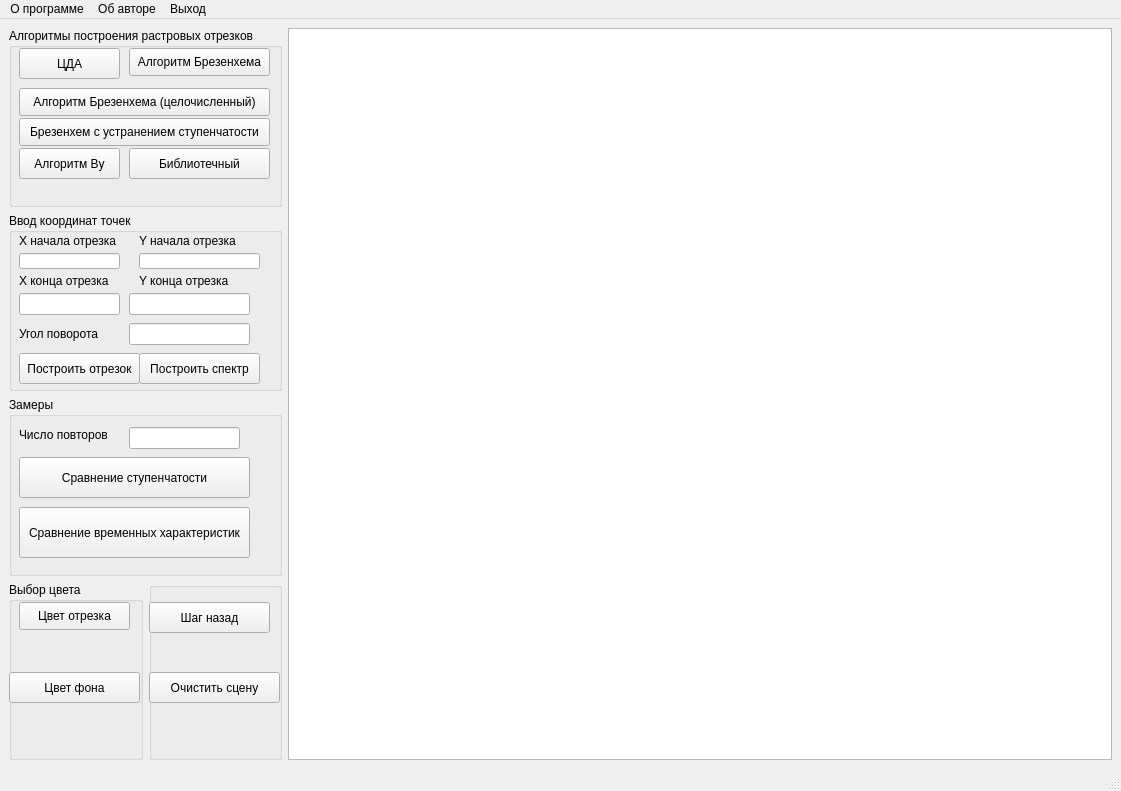
<?xml version="1.0" encoding="UTF-8"?>
<ui version="4.0">
 <class>MainWindow</class>
 <widget class="QMainWindow" name="MainWindow">
  <property name="geometry">
   <rect>
    <x>0</x>
    <y>0</y>
    <width>1121</width>
    <height>791</height>
   </rect>
  </property>
  <property name="windowTitle">
   <string>MainWindow</string>
  </property>
  <widget class="QWidget" name="centralwidget">
   <layout class="QGridLayout" name="gridLayout">
    <item row="0" column="2" rowspan="4">
     <widget class="QGraphicsView" name="scene_graphicsView"/>
    </item>
    <item row="0" column="0" colspan="2">
     <widget class="QGroupBox" name="groupBox">
      <property name="title">
       <string>Алгоритмы построения растровых отрезков</string>
      </property>
      <widget class="QPushButton" name="dda_pushButton">
       <property name="geometry">
        <rect>
         <x>10</x>
         <y>20</y>
         <width>101</width>
         <height>31</height>
        </rect>
       </property>
       <property name="text">
        <string>ЦДА</string>
       </property>
      </widget>
      <widget class="QPushButton" name="bresenham_pushButton">
       <property name="geometry">
        <rect>
         <x>120</x>
         <y>20</y>
         <width>141</width>
         <height>28</height>
        </rect>
       </property>
       <property name="text">
        <string>Алгоритм Брезенхема</string>
       </property>
       <property name="flat">
        <bool>false</bool>
       </property>
      </widget>
      <widget class="QPushButton" name="integer_bresenham_pushButton">
       <property name="geometry">
        <rect>
         <x>10</x>
         <y>60</y>
         <width>251</width>
         <height>28</height>
        </rect>
       </property>
       <property name="text">
        <string>Алгоритм Брезенхема (целочисленный)</string>
       </property>
      </widget>
      <widget class="QPushButton" name="step_bresenham_pushButton">
       <property name="geometry">
        <rect>
         <x>10</x>
         <y>90</y>
         <width>251</width>
         <height>28</height>
        </rect>
       </property>
       <property name="text">
        <string>Брезенхем с устранением ступенчатости</string>
       </property>
      </widget>
      <widget class="QPushButton" name="vu_pushButton">
       <property name="geometry">
        <rect>
         <x>10</x>
         <y>120</y>
         <width>101</width>
         <height>31</height>
        </rect>
       </property>
       <property name="text">
        <string>Алгоритм Ву</string>
       </property>
      </widget>
      <widget class="QPushButton" name="library_pushButton">
       <property name="geometry">
        <rect>
         <x>120</x>
         <y>120</y>
         <width>141</width>
         <height>31</height>
        </rect>
       </property>
       <property name="text">
        <string>Библиотечный</string>
       </property>
      </widget>
     </widget>
    </item>
    <item row="1" column="0" colspan="2">
     <widget class="QGroupBox" name="groupBox_3">
      <property name="title">
       <string>Ввод координат точек</string>
      </property>
      <widget class="QLabel" name="x_start_label">
       <property name="geometry">
        <rect>
         <x>10</x>
         <y>20</y>
         <width>111</width>
         <height>16</height>
        </rect>
       </property>
       <property name="text">
        <string>Х начала отрезка</string>
       </property>
      </widget>
      <widget class="QLabel" name="y_start_label">
       <property name="geometry">
        <rect>
         <x>130</x>
         <y>20</y>
         <width>131</width>
         <height>16</height>
        </rect>
       </property>
       <property name="text">
        <string>Y начала отрезка</string>
       </property>
      </widget>
      <widget class="QLineEdit" name="x_start_lineEdit">
       <property name="geometry">
        <rect>
         <x>10</x>
         <y>40</y>
         <width>101</width>
         <height>16</height>
        </rect>
       </property>
       <property name="clearButtonEnabled">
        <bool>false</bool>
       </property>
      </widget>
      <widget class="QLineEdit" name="y_start_lineEdit">
       <property name="geometry">
        <rect>
         <x>130</x>
         <y>40</y>
         <width>121</width>
         <height>16</height>
        </rect>
       </property>
      </widget>
      <widget class="QLabel" name="x_end_label">
       <property name="geometry">
        <rect>
         <x>10</x>
         <y>60</y>
         <width>101</width>
         <height>16</height>
        </rect>
       </property>
       <property name="text">
        <string>X конца отрезка</string>
       </property>
      </widget>
      <widget class="QLabel" name="y_end_label">
       <property name="geometry">
        <rect>
         <x>130</x>
         <y>60</y>
         <width>121</width>
         <height>16</height>
        </rect>
       </property>
       <property name="text">
        <string>Y конца отрезка</string>
       </property>
      </widget>
      <widget class="QLineEdit" name="x_end_lineEdit">
       <property name="geometry">
        <rect>
         <x>10</x>
         <y>80</y>
         <width>101</width>
         <height>22</height>
        </rect>
       </property>
      </widget>
      <widget class="QLineEdit" name="y_end_lineEdit">
       <property name="geometry">
        <rect>
         <x>120</x>
         <y>80</y>
         <width>121</width>
         <height>22</height>
        </rect>
       </property>
      </widget>
      <widget class="QLabel" name="angle_label">
       <property name="geometry">
        <rect>
         <x>10</x>
         <y>110</y>
         <width>91</width>
         <height>21</height>
        </rect>
       </property>
       <property name="text">
        <string>Угол поворота </string>
       </property>
      </widget>
      <widget class="QLineEdit" name="angle_lineEdit">
       <property name="geometry">
        <rect>
         <x>120</x>
         <y>110</y>
         <width>121</width>
         <height>22</height>
        </rect>
       </property>
      </widget>
      <widget class="QPushButton" name="add_segment_pushButton">
       <property name="geometry">
        <rect>
         <x>10</x>
         <y>140</y>
         <width>121</width>
         <height>31</height>
        </rect>
       </property>
       <property name="text">
        <string>Построить отрезок</string>
       </property>
      </widget>
      <widget class="QPushButton" name="add_spectrum_pushButton">
       <property name="geometry">
        <rect>
         <x>130</x>
         <y>140</y>
         <width>121</width>
         <height>31</height>
        </rect>
       </property>
       <property name="text">
        <string>Построить спектр</string>
       </property>
      </widget>
     </widget>
    </item>
    <item row="3" column="1">
     <widget class="QGroupBox" name="groupBox_5">
      <property name="title">
       <string/>
      </property>
      <widget class="QPushButton" name="back_step_pushButton">
       <property name="geometry">
        <rect>
         <x>0</x>
         <y>20</y>
         <width>121</width>
         <height>31</height>
        </rect>
       </property>
       <property name="text">
        <string>Шаг назад</string>
       </property>
      </widget>
      <widget class="QPushButton" name="clear_pushButton">
       <property name="geometry">
        <rect>
         <x>0</x>
         <y>90</y>
         <width>131</width>
         <height>31</height>
        </rect>
       </property>
       <property name="text">
        <string>Очистить сцену</string>
       </property>
      </widget>
     </widget>
    </item>
    <item row="2" column="0" colspan="2">
     <widget class="QGroupBox" name="groupBox_4">
      <property name="title">
       <string>Замеры</string>
      </property>
      <widget class="QLabel" name="line_length_label">
       <property name="geometry">
        <rect>
         <x>10</x>
         <y>30</y>
         <width>101</width>
         <height>16</height>
        </rect>
       </property>
       <property name="text">
        <string>Число повторов</string>
       </property>
      </widget>
      <widget class="QLineEdit" name="line_length_lineEdit">
       <property name="geometry">
        <rect>
         <x>120</x>
         <y>30</y>
         <width>111</width>
         <height>22</height>
        </rect>
       </property>
      </widget>
      <widget class="QPushButton" name="compare_steps_pushButton">
       <property name="geometry">
        <rect>
         <x>10</x>
         <y>60</y>
         <width>231</width>
         <height>41</height>
        </rect>
       </property>
       <property name="text">
        <string>Сравнение ступенчатости</string>
       </property>
      </widget>
      <widget class="QPushButton" name="compare_time_pushButton">
       <property name="geometry">
        <rect>
         <x>10</x>
         <y>110</y>
         <width>231</width>
         <height>51</height>
        </rect>
       </property>
       <property name="text">
        <string>Сравнение временных характеристик</string>
       </property>
      </widget>
     </widget>
    </item>
    <item row="3" column="0">
     <widget class="QGroupBox" name="groupBox_2">
      <property name="title">
       <string>Выбор цвета</string>
      </property>
      <widget class="QLabel" name="line_color_label">
       <property name="geometry">
        <rect>
         <x>10</x>
         <y>60</y>
         <width>111</width>
         <height>21</height>
        </rect>
       </property>
       <property name="text">
        <string/>
       </property>
      </widget>
      <widget class="QPushButton" name="line_color_pushButton">
       <property name="geometry">
        <rect>
         <x>10</x>
         <y>20</y>
         <width>111</width>
         <height>28</height>
        </rect>
       </property>
       <property name="text">
        <string>Цвет отрезка</string>
       </property>
      </widget>
      <widget class="QPushButton" name="background_color_pushButton">
       <property name="geometry">
        <rect>
         <x>0</x>
         <y>90</y>
         <width>131</width>
         <height>31</height>
        </rect>
       </property>
       <property name="text">
        <string>Цвет фона</string>
       </property>
      </widget>
      <widget class="QLabel" name="background_color_label">
       <property name="geometry">
        <rect>
         <x>10</x>
         <y>120</y>
         <width>131</width>
         <height>21</height>
        </rect>
       </property>
       <property name="text">
        <string/>
       </property>
       <property name="margin">
        <number>0</number>
       </property>
      </widget>
     </widget>
    </item>
   </layout>
  </widget>
  <widget class="QMenuBar" name="menubar">
   <property name="geometry">
    <rect>
     <x>0</x>
     <y>0</y>
     <width>1121</width>
     <height>26</height>
    </rect>
   </property>
   <widget class="QMenu" name="program_menu">
    <property name="title">
     <string>О программе</string>
    </property>
   </widget>
   <widget class="QMenu" name="author_menu">
    <property name="title">
     <string>Об авторе</string>
    </property>
   </widget>
   <widget class="QMenu" name="exit_menu">
    <property name="title">
     <string>Выход</string>
    </property>
   </widget>
   <addaction name="program_menu"/>
   <addaction name="author_menu"/>
   <addaction name="exit_menu"/>
  </widget>
  <widget class="QStatusBar" name="statusbar"/>
 </widget>
 <resources/>
 <connections/>
</ui>
